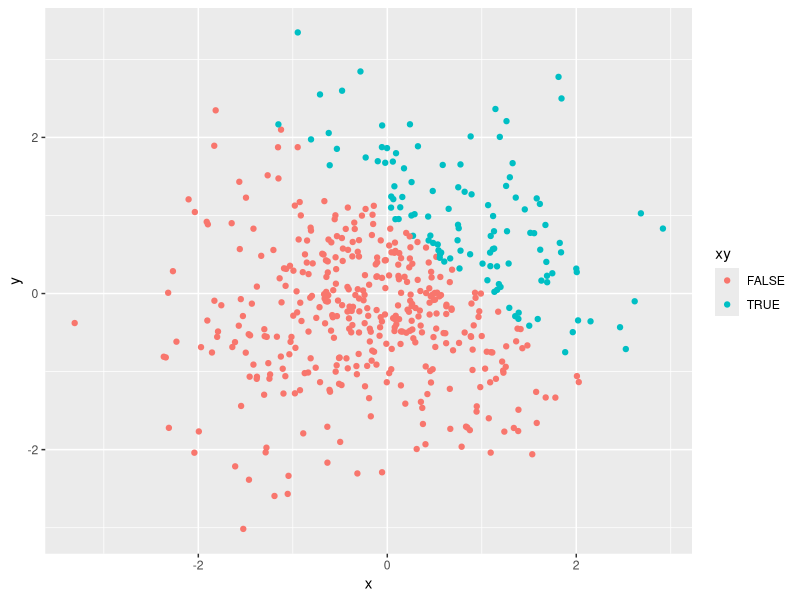
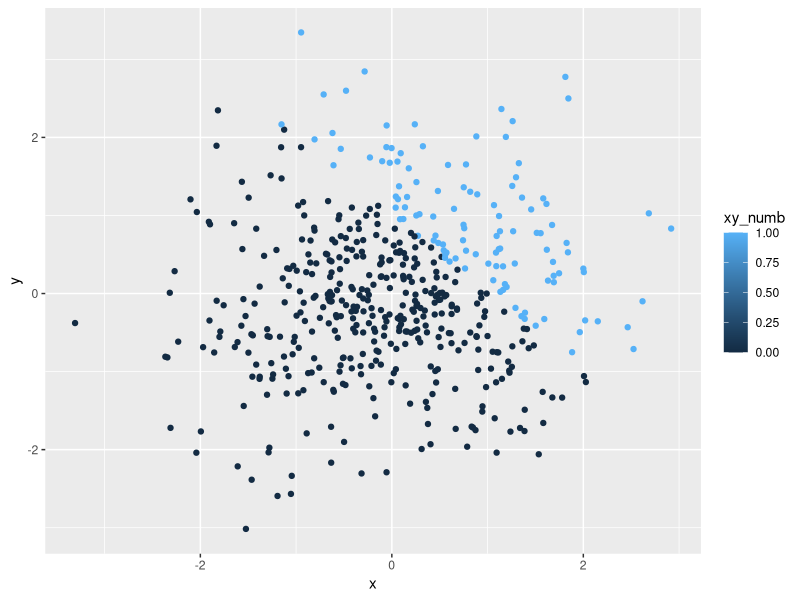
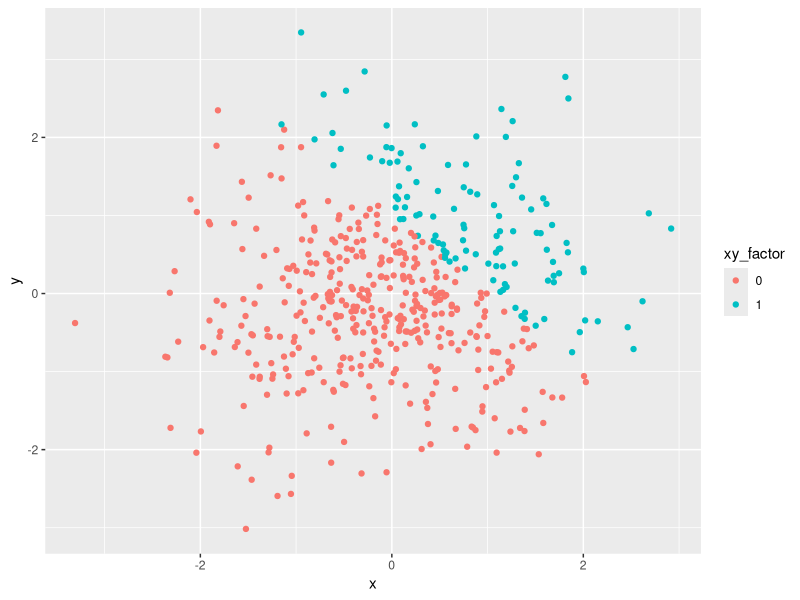
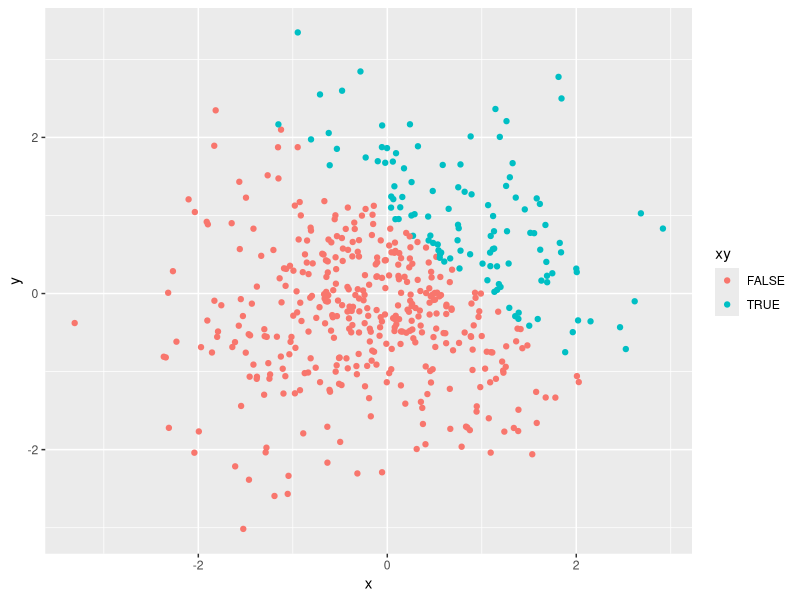

Source code (R) for these figures, in order:
## ---- chunk 1
knitr::opts_chunk$set(echo = TRUE)
library(tidyverse)
  d = c(1,2,3,1,2,1,2,3)
## ---- chunk 2
plot_df = tibble(
  a = rnorm(8),
  b = a > 0,
  c = ("EasyPeez"),
  e = factor(d,labels=c("I","II","III"))
)

plot_df

## ---- chunk 3
mutate(plot_df,
       b_numb = as.numeric(b),
       f_new = b_numb*a,
       b_fact = as.factor(b),
       g_new = b_fact*a,
       b_numb2 = as.numeric(b_fact),
       h_new = b_numb2*a
       )
## ---- chunk 4
plot_df2 = tibble(
  x = rnorm(500),
  y = rnorm(500),
  xy = x + y > 1,
  xy_numb = as.numeric(xy),
  xy_factor = as.factor(xy_numb)
)
## ---- chunk 5
#Plot 1 (logic)
 ggplot(data = plot_df2, mapping = aes(x, y, color = xy)) + geom_point()
 ggsave("scatter_plot1.pdf", height = 4, width = 6)
#Plot 2 (numeric)
#Here, the scale is based off the number range from 0-1, but we only have a value of 0 or 1.
 ggplot(data = plot_df2, mapping = aes(x, y, color = xy_numb)) + geom_point()
#Plot 3 (factor)
#Here, the scale is based off of the factor, either 0 or 1, which is the same as the logic plot, but with numbers instead.
 ggplot(data = plot_df2, mapping = aes(x, y, color = xy_factor)) + geom_point()
